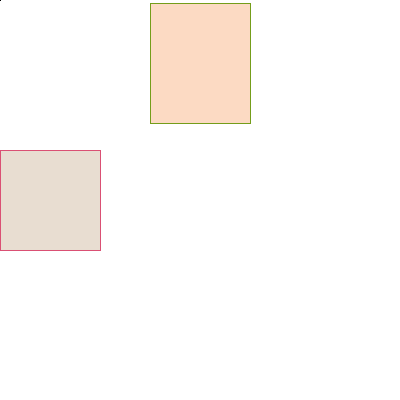
Frame 1 (no input)
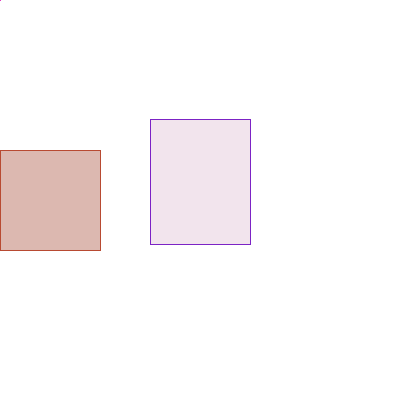
Frame 60 (the mouse pressed at the canvas centre just before this capture)
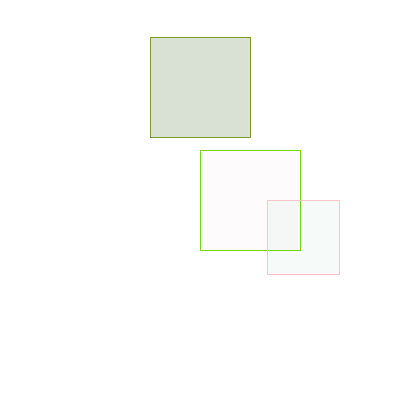
Frame 120 (the mouse held since frame 60 and released just before this capture)

The Processing sketch that drew these frames (run headless with seeded random() and noise(); from frame 60 on, the mouse is pressed at the canvas centre):

// Processing sketch: processing_134680
// ── processing_134680.pde

void setup() {
  size(400, 400);
}
void draw() {
  background(255);

  rect(mouseX, mouseY, pmouseX-mouseY, mouseY-mouseX ); 
  fill( random(0, 255), random(0, 255), random(0, 255), random(0, 255) );

  stroke(random(0, 255), random(0, 255), random(0, 255));
  fill(random(0, 255), random(0, 255), random(0, 255), random(0, 255));
  rect(mouseX, 150, 100, 100);
  int rect_y = round( map(mouseY, 0, height, random(0,200), random(0,200)) );

  stroke(random(0, 255), random(0, 255), random(0, 255));
  fill(random(0, 255), random(0, 255), random(0, 255), random(0, 255));
  rect( 150, rect_y, random(100,50), random(100,150) );  
  int rect_x = round( map(mouseX, 100, width, width, 0) );

  stroke(random(0, 255), random(0, 255), random(0, 255));
  fill(random(0, 255), random(0, 255), random(0, 255), random(0, 255));
  rect( rect_x, 200, random(50,100), random(50,100) );
  int r = round( map(mouseX, 0, width, 0, 255) );

  frameRate(15);
}
